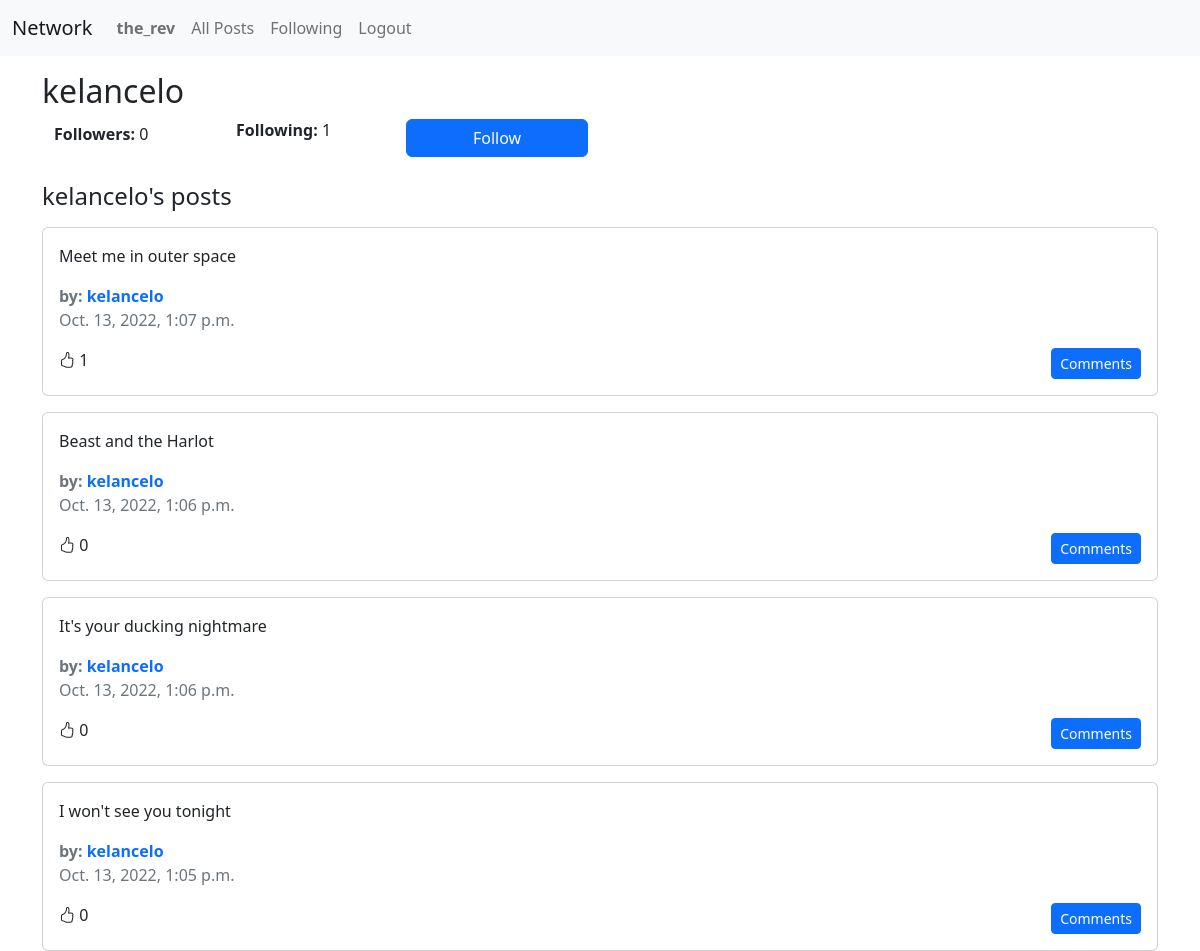
The page /user/1 (signed in) on the database its author committed.
### network/models.py (models this page shows, shortened)
class User(AbstractUser):
    following = models.ManyToManyField("self", blank=True, related_name="followers", symmetrical=False)
    liked_posts = models.ManyToManyField("Post", blank=True, related_name="likers")

class Post(models.Model):
    author = models.ForeignKey(User, on_delete=models.CASCADE, related_name="posts")
    body = models.TextField()
    date_created = models.DateTimeField(auto_now_add=True)

### network/views.py (the view)
# urls.py: path("user/<int:user_id>", views.user, name="user"),
@csrf_exempt
def user(request, user_id):
    try:
        visited_user = User.objects.get(pk=user_id)
    except User.DoesNotExist:
        return render(request, "network/404.html", {
            "message": "User not found"
        }, status=404)
    if request.method == "PUT":
        if request.user.following.filter(pk=user_id).exists():
            request.user.following.remove(visited_user)
        else:
            request.user.following.add(visited_user)
        return JsonResponse({
            "is_following": request.user.following.filter(pk=user_id).exists(),
            "follower_count": visited_user.followers.count()
        }, status=200)
    else:
        posts = Post.objects.filter(author=visited_user).order_by("-date_created")
        for post in posts:
            setattr(post, "like_count", post.likers.count())
            if request.user.is_authenticated:
                setattr(post, "liked", request.user.liked_posts.filter(pk=post.id).exists())
        page_num = request.GET.get("page")
        if not page_num:
            page_num = 1
        paginator = Paginator(posts, 10)
        page = paginator.get_page(page_num)
        context = {
            "visited_user": visited_user,
            "follower_count": visited_user.followers.count(),
            "following_count": visited_user.following.count(),
            "page": page
        }
        if request.user.is_authenticated:
            context["is_following"] = request.user.following.filter(id=visited_user.id).exists()
        return render(request, "network/profile.html", context)

### network/templates/network/profile.html (shortened to what this page needs)
{% extends 'network/posts_layout.html' %}
{% load static %}
{% block header %}
<h1 class="fs-2">{{ visited_user.username }}</h1>
<div class="row container align-items-center mb-4">
    <div class="mb-2 col-12 col-md-2">
        <b>Followers:</b>
        <span id="follower-count">{{ follower_count }}</span>
    </div>
    <div class="mb-3 col-12 col-md-2"><b>Following:</b> {{ following_count }}</div>
    {% if user.is_authenticated and user != visited_user %}
    {% if is_following %}
    <button id="follow-button" class="col-12 col-md-2 btn btn-danger" data-user-id={{ visited_user.id }}>
        Unfollow
    </button>
    {% else %}
    <button id="follow-button" class="col-12 col-md-2 btn btn-primary" data-user-id={{ visited_user.id }}>
        Follow
    </button>
    {% endif %}
    {% endif %}
</div>
<h2 class="fs-4 mb-3">{{ visited_user.username }}'s posts</h2>
{% endblock %}

### network/templates/network/posts_layout.html (shortened to what this page needs)
{% extends "network/layout.html" %}
{% load static %}
{% block body %}
{% block header %}{% endblock %}
<div id="posts" class="row gy-3">
    {% for post in page %}
    <div class="col-12">
        <div class="card">
            <div class="card-body">
                <p class="card-text" id="post-{{ post.id }}-body">{{ post.body }}</p>
                <div class="text-muted fw-bold">
                    by:
                    <a href="{% url 'user' user_id=post.author.id %}" class="profile-link">
                        {{ post.author.username }}
                    </a>
                </div>
                <div class="card-text text-muted mb-3">{{ post.date_created }}</div>
                <div class="d-flex">
                    <div class="me-auto">
                        {% if post.liked %}
                        <i class="bi bi-hand-thumbs-up-fill like-button" data-post-id="{{ post.id }}"></i>
                        {% else %}
                        <i class="bi bi-hand-thumbs-up like-button" data-post-id="{{post.id}}"></i>
                        {% endif %}
                        <span class="like-count">{{ post.like_count }}</span>
                    </div>
                    <button
                        data-post-id="{{post.id}}"
                        class="btn btn-sm btn-primary comments-button"
                        data-bs-toggle="modal"
                        data-bs-target="#comments-modal"
                    >
                        Comments
                    </button>
                </div>
            </div>
        </div>
    </div>
    {% endfor %}
</div>
{% endblock %}

### network/templates/network/layout.html (shortened to what this page needs)
{% load static %}
<!DOCTYPE html>
<html lang="en">
<head>
    <link href="https://cdn.jsdelivr.net/npm/bootstrap@5.2.2/dist/css/bootstrap.min.css" rel="stylesheet"
>
    <link href="{% static 'network/styles.css' %}" rel="stylesheet">
    <link rel="stylesheet" href="https://cdn.jsdelivr.net/npm/bootstrap-icons@1.9.1/font/bootstrap-icons.css">
</head>
<body>
    <nav class="navbar navbar-expand-lg navbar-light bg-light mb-3">
        <div class="container-fluid">
            <a class="navbar-brand" href="{% url 'index' %}">Network</a>
            <div class="collapse navbar-collapse" id="navbarNavAltMarkup">
                <div class="navbar-nav">
                    {% if user.is_authenticated %}
                    <a class="nav-link" href="{% url 'user' user_id=user.id%}"><strong>{{ user.username }}</strong></a>
                    {% endif %}
                    <a class="nav-link" href="{% url 'index' %}">All Posts</a>
                    {% if user.is_authenticated %}
                    <a class="nav-link" href="{% url 'following' %}">Following</a>
                    <a class="nav-link" href="{% url 'logout' %}">Logout</a>
                    {% else %}
                    <a class="nav-link" href="{% url 'login' %}">Login</a>
                    <a class="nav-link" href="{% url 'register' %}">Register</a>
                    {% endif %}
                </div>
            </div>
        </div>
    </nav>
    <div class="body container">
        {% block body %}
        {% endblock %}
    </div>
</body>
</html>

### network/static/network/styles.css (style rules this page uses)
.profile-link { text-decoration: none; }
.like-button { cursor: pointer; }

### rows shown on the page
User: username "the_rev"
User: username "kelancelo"
Post: body "Meet me in outer space", author.username "kelancelo", date_created "Oct. 13, 2022, 1:07 p.m.", like_count "1"
Post: body "Beast and the Harlot", author.username "kelancelo", date_created "Oct. 13, 2022, 1:06 p.m.", like_count "0"
Post: body "It's your ducking nightmare", author.username "kelancelo", date_created "Oct. 13, 2022, 1:06 p.m.", like_count "0"
Post: body "I won't see you tonight", author.username "kelancelo", date_created "Oct. 13, 2022, 1:05 p.m.", like_count "0"

### other values the page prints
{{ follower_count }} "0"
{{ following_count }} "1"
